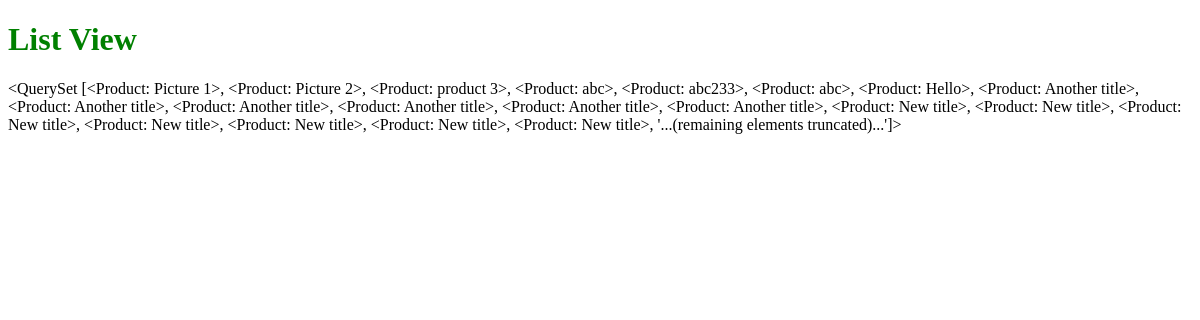
The page /list/ on the database as committed earlier.
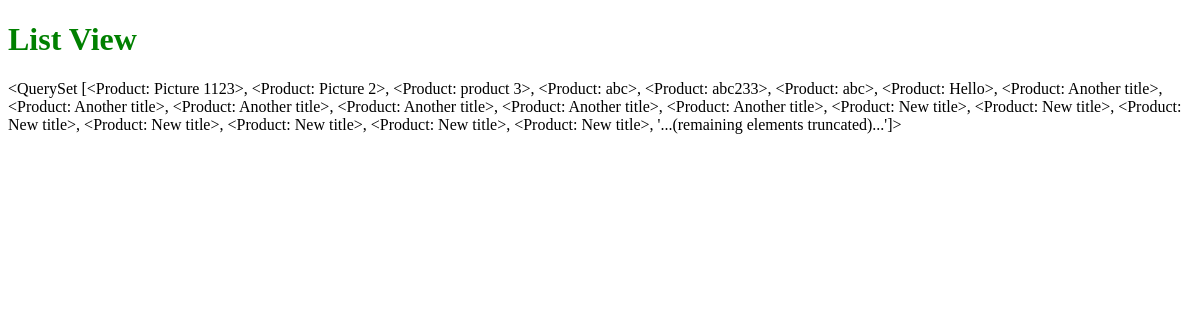
The same page on the database as committed later.
### products/models.py (models this page shows)
class Product(models.Model):
	title = models.CharField(max_length=30) #owiuerpoajsdlfkjasd;flkiu1p3o4u134123 ewjfa;sd
	slug = models.SlugField(blank=True) # unique=True
	description = models.TextField()
	price = models.DecimalField(max_digits=100, decimal_places=2, default=9.99, null=True,) #100.00
	sale_price = models.DecimalField(max_digits=100,
			 decimal_places=2, default=6.99, null=True, blank=True) #100.00
	def __unicode__(self): #def __unicode__(self):
		return self.title

### products/views.py (the view)
# urls.py: url(r'^list/$', 'products.views.list_view', name='list_view'),
def list_view(request):
	print request
	queryset = Product.objects.all()
	template = "list_view.html"
	context = {
		"queryset": queryset
	}
	return render(request, template, context)

### templates/list_view.html (shortened to what this page needs)
{% extends "base.html" %}
{% block content %}
<h1>List View</h1>
{{ queryset }}
{% endblock content %}

Rows that differ between the two databases and show on the page:
changed Product: title.title "<QuerySet [<Product: Picture 1>, <Product: Picture 2>, <Product:…" → "<QuerySet [<Product: Picture 1123>, <Product: Picture 2>, <Product:…"
